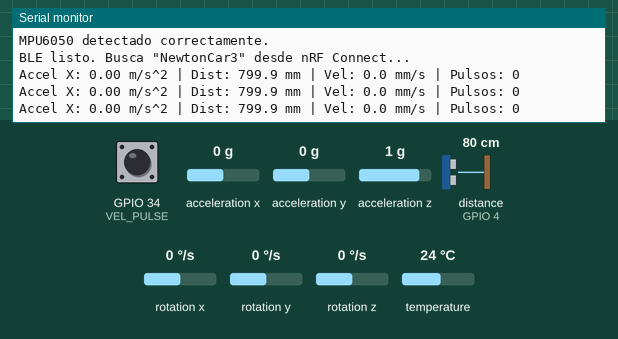
Recording of a sketch running on a simulated ESP32. Shown: the last lines printed to the serial monitor. Wiring (inferred from the names in the program): ultrasonic range finder: trigger GPIO 2; echo GPIO 4. The inputs (shaded band) are chosen by the test bench; at power-on: acceleration x 0 g, distance to the obstacle (sensor on GPIO 4) 80 cm, GPIO 34 (VEL_PULSE) LOW, acceleration y 0 g, acceleration z 1 g, rotation x 0 °/s, rotation y 0 °/s, rotation z 0 °/s, temperature 24 °C. The echo pulse lasts 58.3 µs per cm; nothing arrives over Bluetooth unless stated; a phone connects over Bluetooth LE 3 s after start.

Above: at 2.2 s.
2.3 s: acceleration x set to -1.4 g
At 3.0 s:
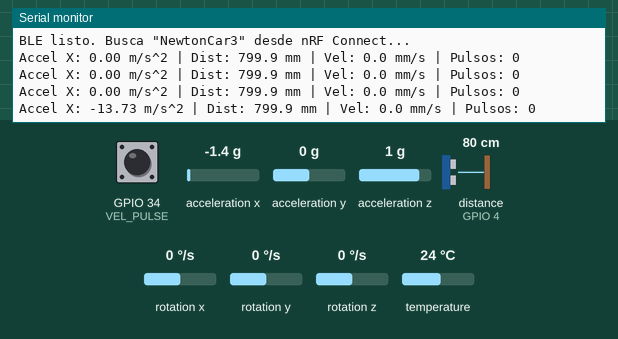
5.3 s: distance to the obstacle (sensor on GPIO 4) set to 2 cm
At 6.0 s:
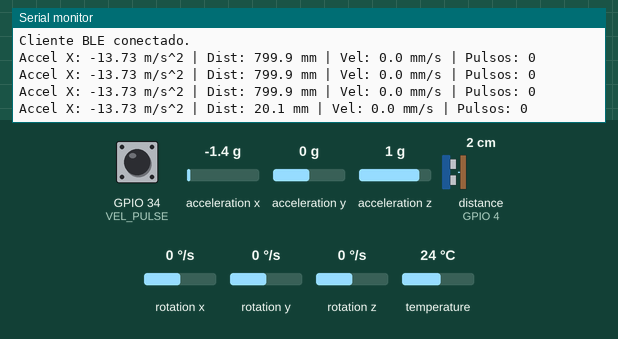
6.8 s: GPIO 34 (VEL_PULSE) pulled HIGH for 0.6 s
At 7.5 s:
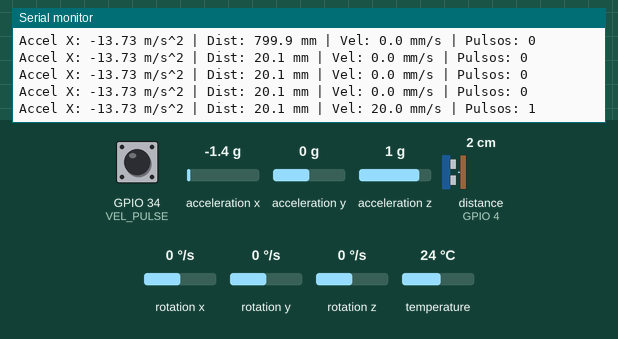
8.9 s: GPIO 34 (VEL_PULSE) pulled HIGH for 1 s
At 9.5 s:
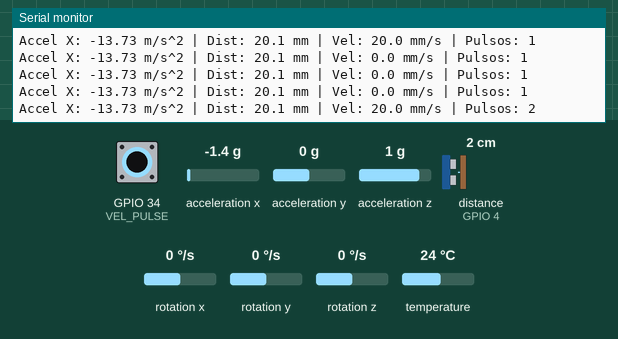
11.4 s: acceleration x set to -0.8 g
At 12.0 s:
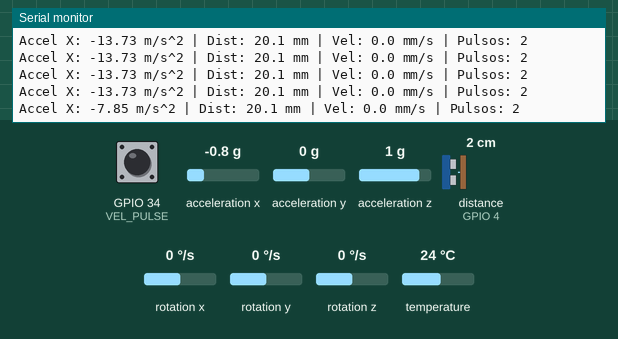
12.9 s: distance to the obstacle (sensor on GPIO 4) set to 4 cm
At 13.5 s:
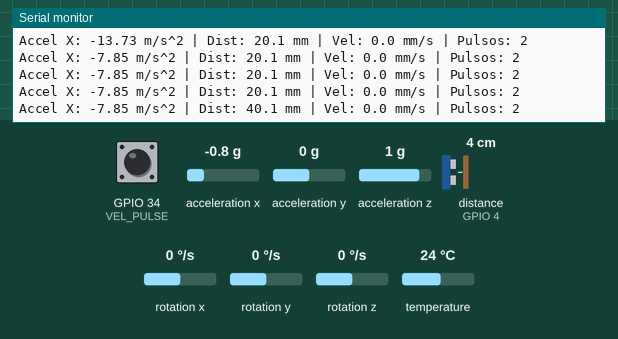
Timing chart, 0 to 15.4 s (numbered marks = the images above; inputs shaded):
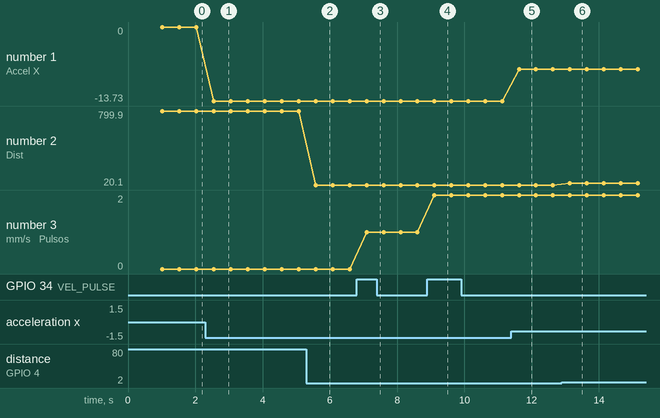

Measured:
- after the input at 2.3 s, the serial monitor: prints a new line after 0.24 s (image 1)
- after the input at 5.3 s, the serial monitor: prints a new line after 0.29 s (image 2)
- after the input at 6.8 s, the serial monitor: prints a new line after 0.30 s (image 3)
- after the input at 8.9 s, the serial monitor: prints a new line after 0.21 s (image 4)
- after the input at 11.4 s, the serial monitor: prints a new line after 0.23 s (image 5)
- after the input at 12.9 s, the serial monitor: prints a new line after 0.24 s (image 6)
- plotted number 1: 0 → -13.73 after the input at 2.3 s, -13.73 → -7.85 after the input at 11.4 s
- plotted number 2: 799.9 → 20.1 after the input at 5.3 s, 20.1 → 40.1 after the input at 12.9 s

The sketch:

NewtonCart_MPU_HCSR04_HC020K_BLE.ino
```cpp
/*
  Newton-Cart - Prueba 3: MPU6050 + HC-SR04 + HC-020K -> BLE
  ------------------------------------------------------
  Agrega el velocimetro (encoder optico HC-020K) a la prueba anterior.
  Los tres valores se envian por BLE dentro del servicio de la tesis
  (Tablas 6 y 7, seccion 3.2.2):

    Servicio "Location & Navigation": 00001819-0000-1000-8000-00805f9b34fb
    Caracteristica "Distancia":       00002713-0000-1000-8000-00805f9b34fb  [mm]
    Caracteristica "Velocidad":       00002715-0000-1000-8000-00805f9b34fb  [mm/s]
    Caracteristica "Aceleracion":     00002716-0000-1000-8000-00805f9b34fb  [m/s^2, eje X]

  Pines en el PCB (Tabla 5):
    GY-521 / MPU6050 (J6): SDA = GPIO15, SCL = GPIO13
    HC-SR04 (J8):          TRIG = GPIO2, ECHO = GPIO4 (ECHO pasa por el divisor de voltaje)
    HC-020K (J9):          OUT = GPIO34 (pasa por el divisor; GPIO34 es solo de entrada)

  Como se mide la velocidad:
    El disco del encoder gira con el eje trasero, el mismo de las llantas.
    Cada ranura que cruza el sensor produce un pulso y una interrupcion lo
    cuenta. Con 20 ranuras y llantas de 64 mm, un pulso = pi*64/20 = 10.05 mm.
    En cada ciclo se toman los pulsos nuevos y se dividen entre el tiempo
    real transcurrido. Con ciclos de 0.5 s la resolucion es de ~20 mm/s.
    El encoder tiene un solo canal: mide rapidez, no sentido (empujar el
    carrito hacia atras tambien da valores positivos).

  Primera prueba: con el monitor serial abierto, gira la llanta trasera
  5 vueltas completas a mano. El contador de pulsos debe subir 100 (+-1).
*/

#include <Wire.h>
#include <Adafruit_MPU6050.h>
#include <Adafruit_Sensor.h>

#include <BLEDevice.h>
#include <BLEServer.h>
#include <BLEUtils.h>
#include <BLE2902.h>

// ---------- Configuracion por placa ----------
#define NOMBRE_BLE "NewtonCar3"   // Cambiar a NewtonCar2 / NewtonCar3 en cada placa

// ---------- Pines (Tabla 5 de la tesis) ----------
#define MPU_SDA   15
#define MPU_SCL   13
#define US_TRIG    2
#define US_ECHO    4
#define VEL_PULSE 34

// ---------- UUIDs (Tablas 6 y 7 de la tesis) ----------
#define SERVICE_UUID      "00001819-0000-1000-8000-00805f9b34fb"
#define UUID_DISTANCIA    "00002713-0000-1000-8000-00805f9b34fb"
#define UUID_VELOCIDAD    "00002715-0000-1000-8000-00805f9b34fb"
#define UUID_ACELERACION  "00002716-0000-1000-8000-00805f9b34fb"

// ---------- Parametros generales ----------
#define PERIODO_MS        500      // Entre lecturas. No bajar de ~60 ms: el eco anterior debe apagarse
#define US_TIMEOUT_US     25000UL  // Espera maxima del eco (~4 m). Si se agota, no hubo eco
#define VEL_SONIDO_MM_US  0.343f   // 343 m/s (aire a ~20 C) = 0.343 mm/us

// ---------- Encoder (secciones 2.4 y 3.3.2 de la tesis) ----------
#define RANURAS_DISCO       20        // Ranuras del disco del encoder
#define DIAMETRO_LLANTA_MM  64.0f     // Llantas de espuma del eje trasero
#define VEL_MAX_MM_S        10000.0f  // Velocidad maxima creible (10 m/s); define el filtro de rebote

// Distancia recorrida por pulso: perimetro de la llanta / ranuras (~10.05 mm).
// Si calibras empujando el carrito una distancia conocida, reemplaza este valor.
constexpr float MM_POR_PULSO = PI * DIAMETRO_LLANTA_MM / RANURAS_DISCO;

// Tiempo minimo entre pulsos validos (~1005 us). Un pulso que llegue antes
// implicaria ir a mas de VEL_MAX_MM_S, asi que se descarta como rebote.
constexpr uint32_t MIN_INTERVALO_US = (uint32_t)(MM_POR_PULSO / VEL_MAX_MM_S * 1e6f);

Adafruit_MPU6050 mpu;

BLEServer *pServer = nullptr;
BLECharacteristic *pCharDistancia = nullptr;
BLECharacteristic *pCharVelocidad = nullptr;
BLECharacteristic *pCharAceleracion = nullptr;
volatile bool deviceConnected = false;

volatile uint32_t pulsosEncoder = 0;   // Pulsos validos contados desde el arranque

class MyServerCallbacks : public BLEServerCallbacks {
  void onConnect(BLEServer *server) override {
    deviceConnected = true;
    Serial.println("Cliente BLE conectado.");
  }

  void onDisconnect(BLEServer *server) override {
    deviceConnected = false;
    Serial.println("Cliente BLE desconectado. Reanudando advertising...");
    delay(300);
    server->startAdvertising();
  }
};

// Interrupcion: se ejecuta en cada flanco de subida del HC-020K.
// Filtro de la tesis (seccion 2.4): descarta pulsos demasiado seguidos.
void IRAM_ATTR isrEncoder() {
  static uint32_t tUltimoUs = 0;
  uint32_t ahora = micros();
  if (ahora - tUltimoUs < MIN_INTERVALO_US) {
    return;
  }
  tUltimoUs = ahora;
  pulsosEncoder = pulsosEncoder + 1;
}

// Dispara el HC-SR04 y devuelve la distancia en mm, o -1 si no hubo eco.
float leerDistanciaMM() {
  digitalWrite(US_TRIG, LOW);
  delayMicroseconds(2);
  digitalWrite(US_TRIG, HIGH);
  delayMicroseconds(10);              // Pulso de disparo de 10 us (hoja de datos)
  digitalWrite(US_TRIG, LOW);

  unsigned long duracion = pulseIn(US_ECHO, HIGH, US_TIMEOUT_US);
  if (duracion == 0) {
    return -1.0f;
  }

  // Ecuacion 6 de la tesis: L = v_sonido * t / 2 (el pulso cubre ida y vuelta)
  return duracion * VEL_SONIDO_MM_US / 2.0f;
}

// Velocidad promedio desde la llamada anterior, en mm/s.
float leerVelocidadMMs() {
  static uint32_t pulsosPrevios = 0;
  static uint32_t tPrevioUs = 0;

  uint32_t pulsos = pulsosEncoder;    // Copia de 32 bits: lectura atomica en el ESP32
  uint32_t ahora = micros();

  uint32_t pulsosNuevos = pulsos - pulsosPrevios;
  uint32_t dtUs = ahora - tPrevioUs;  // Tiempo real, no se asume PERIODO_MS exacto

  pulsosPrevios = pulsos;
  tPrevioUs = ahora;

  if (dtUs == 0) {
    return 0.0f;
  }
  return pulsosNuevos * MM_POR_PULSO * 1e6f / dtUs;
}

// Crea una caracteristica de lectura + notificacion dentro del servicio.
BLECharacteristic *crearCaracteristica(BLEService *servicio, const char *uuid) {
  BLECharacteristic *c = servicio->createCharacteristic(
      uuid,
      BLECharacteristic::PROPERTY_READ | BLECharacteristic::PROPERTY_NOTIFY);
  c->addDescriptor(new BLE2902());
  c->setValue("0");
  return c;
}

void setup() {
  Serial.begin(115200);
  delay(1000);

  Serial.println();
  Serial.println("=== Newton-Cart: MPU6050 + HC-SR04 + HC-020K -> BLE ===");

  // --- HC-SR04 ---
  pinMode(US_TRIG, OUTPUT);
  digitalWrite(US_TRIG, LOW);
  pinMode(US_ECHO, INPUT);

  // --- HC-020K ---
  // GPIO34 no tiene pull-up interno; el modulo maneja la linea por si solo.
  pinMode(VEL_PULSE, INPUT);
  attachInterrupt(digitalPinToInterrupt(VEL_PULSE), isrEncoder, RISING);
  Serial.print("Encoder: ");
  Serial.print(MM_POR_PULSO, 2);
  Serial.print(" mm por pulso, filtro de rebote de ");
  Serial.print(MIN_INTERVALO_US);
  Serial.println(" us.");

  // --- MPU6050 ---
  Wire.begin(MPU_SDA, MPU_SCL);

  if (!mpu.begin()) {
    Serial.println("ERROR: no se detecta el MPU6050 en el bus I2C.");
    Serial.println("Revisa alimentacion (J6) y SDA/SCL en GPIO15/GPIO13.");
    while (1) {
      delay(1000);
    }
  }
  Serial.println("MPU6050 detectado correctamente.");

  mpu.setAccelerometerRange(MPU6050_RANGE_8_G);
  mpu.setGyroRange(MPU6050_RANGE_500_DEG);
  mpu.setFilterBandwidth(MPU6050_BAND_21_HZ);

  // --- BLE ---
  BLEDevice::init(NOMBRE_BLE);

  pServer = BLEDevice::createServer();
  pServer->setCallbacks(new MyServerCallbacks());

  // 30 handles: cada caracteristica con notificacion usa 3. Con las 5 de la
  // tesis se llega a 16 y el limite por defecto (15) dejaria fuera la ultima.
  BLEService *pService = pServer->createService(BLEUUID(SERVICE_UUID), 30);

  pCharDistancia   = crearCaracteristica(pService, UUID_DISTANCIA);
  pCharVelocidad   = crearCaracteristica(pService, UUID_VELOCIDAD);
  pCharAceleracion = crearCaracteristica(pService, UUID_ACELERACION);

  pService->start();

  BLEAdvertising *pAdvertising = BLEDevice::getAdvertising();
  pAdvertising->addServiceUUID(SERVICE_UUID);
  pAdvertising->setScanResponse(true);
  BLEDevice::startAdvertising();

  Serial.print("BLE listo. Busca \"");
  Serial.print(NOMBRE_BLE);
  Serial.println("\" desde nRF Connect...");
  Serial.println();
}

void loop() {
  // --- Lecturas ---
  sensors_event_t a, g, temp;
  mpu.getEvent(&a, &g, &temp);
  float accelX = a.acceleration.x;

  float distancia = leerDistanciaMM();
  float velocidad = leerVelocidadMMs();

  // --- Texto que se envia por BLE (mismo formato que las pruebas anteriores) ---
  char txtAccel[12];
  char txtDist[12];
  char txtVel[12];
  snprintf(txtAccel, sizeof(txtAccel), "%.2f", accelX);
  snprintf(txtDist, sizeof(txtDist), "%.1f", distancia);   // -1.0 = sin eco
  snprintf(txtVel, sizeof(txtVel), "%.1f", velocidad);

  // --- Monitor serial ---
  Serial.print("Accel X: ");
  Serial.print(txtAccel);
  Serial.print(" m/s^2 | Dist: ");
  if (distancia < 0) {
    Serial.print("sin eco");
  } else {
    Serial.print(txtDist);
    Serial.print(" mm");
  }
  Serial.print(" | Vel: ");
  Serial.print(txtVel);
  Serial.print(" mm/s | Pulsos: ");
  Serial.println(pulsosEncoder);

  // --- BLE ---
  if (deviceConnected) {
    pCharAceleracion->setValue(txtAccel);
    pCharAceleracion->notify();

    pCharDistancia->setValue(txtDist);
    pCharDistancia->notify();

    pCharVelocidad->setValue(txtVel);
    pCharVelocidad->notify();
  }

  delay(PERIODO_MS);
}
```
